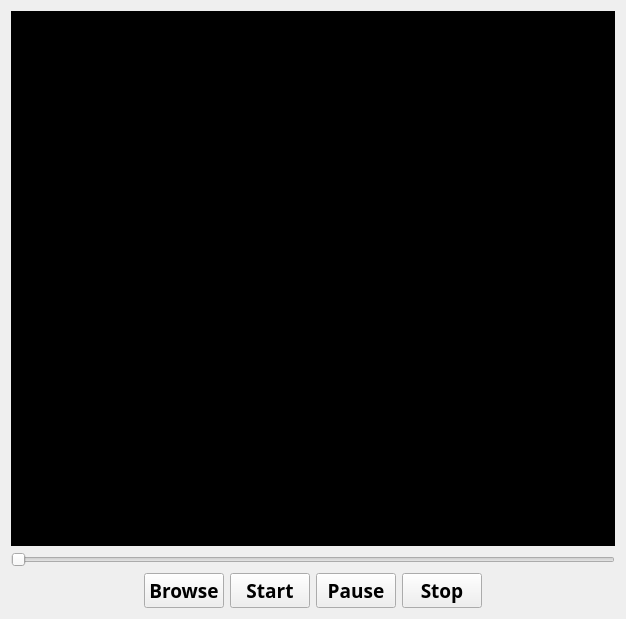
<?xml version="1.0" encoding="UTF-8"?>
<ui version="4.0">
 <class>PFWidget</class>
 <widget class="QWidget" name="PFWidget">
  <property name="geometry">
   <rect>
    <x>0</x>
    <y>0</y>
    <width>626</width>
    <height>619</height>
   </rect>
  </property>
  <property name="windowTitle">
   <string>Form</string>
  </property>
  <layout class="QVBoxLayout" name="verticalLayout" stretch="1,0,0">
   <item>
    <widget class="QLabel" name="display_label">
     <property name="styleSheet">
      <string notr="true">Background-color: #000;</string>
     </property>
     <property name="text">
      <string/>
     </property>
    </widget>
   </item>
   <item>
    <widget class="QSlider" name="horizontalSlider">
     <property name="orientation">
      <enum>Qt::Horizontal</enum>
     </property>
    </widget>
   </item>
   <item>
    <layout class="QHBoxLayout" name="horizontalLayout">
     <item>
      <spacer name="buttonsLeft_horizontalSpacer">
       <property name="orientation">
        <enum>Qt::Horizontal</enum>
       </property>
       <property name="sizeHint" stdset="0">
        <size>
         <width>40</width>
         <height>20</height>
        </size>
       </property>
      </spacer>
     </item>
     <item>
      <widget class="QPushButton" name="browse_pushButton">
       <property name="font">
        <font>
         <family>Futura</family>
         <pointsize>14</pointsize>
         <weight>75</weight>
         <bold>true</bold>
        </font>
       </property>
       <property name="text">
        <string>Browse</string>
       </property>
      </widget>
     </item>
     <item>
      <widget class="QPushButton" name="start_pushButton">
       <property name="font">
        <font>
         <family>Futura</family>
         <pointsize>14</pointsize>
         <weight>75</weight>
         <bold>true</bold>
        </font>
       </property>
       <property name="text">
        <string>Start</string>
       </property>
      </widget>
     </item>
     <item>
      <widget class="QPushButton" name="pause_pushButton">
       <property name="font">
        <font>
         <family>Futura</family>
         <pointsize>14</pointsize>
         <weight>75</weight>
         <bold>true</bold>
        </font>
       </property>
       <property name="text">
        <string>Pause</string>
       </property>
      </widget>
     </item>
     <item>
      <widget class="QPushButton" name="stop_pushButton">
       <property name="font">
        <font>
         <family>Futura</family>
         <pointsize>14</pointsize>
         <weight>75</weight>
         <bold>true</bold>
        </font>
       </property>
       <property name="text">
        <string>Stop</string>
       </property>
      </widget>
     </item>
     <item>
      <spacer name="buttonsRight_horizontalSpacer">
       <property name="orientation">
        <enum>Qt::Horizontal</enum>
       </property>
       <property name="sizeHint" stdset="0">
        <size>
         <width>40</width>
         <height>20</height>
        </size>
       </property>
      </spacer>
     </item>
    </layout>
   </item>
  </layout>
 </widget>
 <resources/>
 <connections>
  <connection>
   <sender>browse_pushButton</sender>
   <signal>clicked()</signal>
   <receiver>PFWidget</receiver>
   <slot>onActionOpen()</slot>
   <hints>
    <hint type="sourcelabel">
     <x>223</x>
     <y>608</y>
    </hint>
    <hint type="destinationlabel">
     <x>173</x>
     <y>778</y>
    </hint>
   </hints>
  </connection>
  <connection>
   <sender>start_pushButton</sender>
   <signal>clicked()</signal>
   <receiver>PFWidget</receiver>
   <slot>onActionPlay()</slot>
   <hints>
    <hint type="sourcelabel">
     <x>283</x>
     <y>588</y>
    </hint>
    <hint type="destinationlabel">
     <x>506</x>
     <y>614</y>
    </hint>
   </hints>
  </connection>
  <connection>
   <sender>pause_pushButton</sender>
   <signal>clicked()</signal>
   <receiver>PFWidget</receiver>
   <slot>onActionPause()</slot>
   <hints>
    <hint type="sourcelabel">
     <x>341</x>
     <y>587</y>
    </hint>
    <hint type="destinationlabel">
     <x>454</x>
     <y>703</y>
    </hint>
   </hints>
  </connection>
  <connection>
   <sender>stop_pushButton</sender>
   <signal>clicked()</signal>
   <receiver>PFWidget</receiver>
   <slot>onActionStop()</slot>
   <hints>
    <hint type="sourcelabel">
     <x>455</x>
     <y>583</y>
    </hint>
    <hint type="destinationlabel">
     <x>462</x>
     <y>619</y>
    </hint>
   </hints>
  </connection>
  <connection>
   <sender>horizontalSlider</sender>
   <signal>sliderPressed()</signal>
   <receiver>PFWidget</receiver>
   <slot>onHorizontalSliderPressed()</slot>
   <hints>
    <hint type="sourcelabel">
     <x>126</x>
     <y>572</y>
    </hint>
    <hint type="destinationlabel">
     <x>118</x>
     <y>656</y>
    </hint>
   </hints>
  </connection>
  <connection>
   <sender>horizontalSlider</sender>
   <signal>sliderReleased()</signal>
   <receiver>PFWidget</receiver>
   <slot>onHorizontalSliderReleased()</slot>
   <hints>
    <hint type="sourcelabel">
     <x>59</x>
     <y>566</y>
    </hint>
    <hint type="destinationlabel">
     <x>59</x>
     <y>637</y>
    </hint>
   </hints>
  </connection>
  <connection>
   <sender>horizontalSlider</sender>
   <signal>sliderMoved(int)</signal>
   <receiver>PFWidget</receiver>
   <slot>onHorizontalSliderMoved(int)</slot>
   <hints>
    <hint type="sourcelabel">
     <x>106</x>
     <y>569</y>
    </hint>
    <hint type="destinationlabel">
     <x>105</x>
     <y>681</y>
    </hint>
   </hints>
  </connection>
 </connections>
 <slots>
  <slot>onActionOpen()</slot>
  <slot>onActionPlay()</slot>
  <slot>onActionPause()</slot>
  <slot>onActionStop()</slot>
  <slot>onHorizontalSliderPressed()</slot>
  <slot>onHorizontalSliderReleased()</slot>
  <slot>onHorizontalSliderMoved(int)</slot>
 </slots>
</ui>
